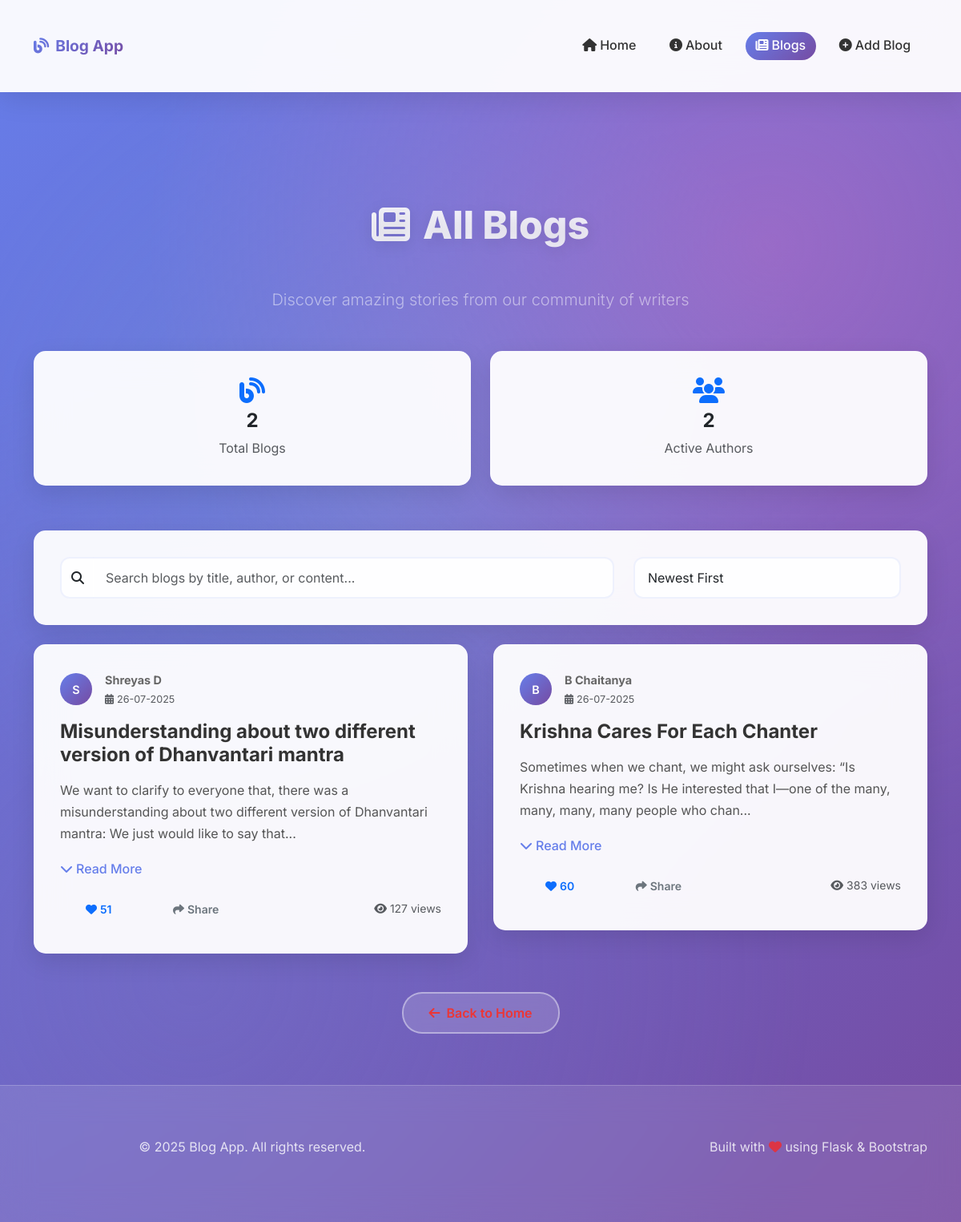
Screenshot of /blogs with the database file from the repository.
### models/blog.py (models this page shows, shortened)
class Author(db.Model):
    __tablename__ = 'authors'
    id = db.Column(db.Integer, primary_key=True)
    name = db.Column(db.String(100), nullable=False)
    email = db.Column(db.String(120), unique=True, nullable=False, index=True)
    bio = db.Column(db.Text, nullable=True)
    avatar_url = db.Column(db.String(200), nullable=True)
    created_at = db.Column(db.DateTime, default=datetime.utcnow)
    updated_at = db.Column(db.DateTime, default=datetime.utcnow, onupdate=datetime.utcnow)
    blogs = db.relationship('Blog', backref='author', lazy=True, cascade='all, delete-orphan')

class Blog(db.Model):
    __tablename__ = 'blogs'
    id = db.Column(db.Integer, primary_key=True)
    title = db.Column(db.String(200), nullable=False, index=True)
    content = db.Column(db.Text, nullable=False)
    date = db.Column(db.String(20), nullable=False)  # Stored as string in DD-MM-YYYY format
    slug = db.Column(db.String(250), unique=True, nullable=True, index=True)
    excerpt = db.Column(db.String(300), nullable=True)
    featured = db.Column(db.Boolean, default=False, nullable=False)
    published = db.Column(db.Boolean, default=True, nullable=False)
    view_count = db.Column(db.Integer, default=0, nullable=False)
    like_count = db.Column(db.Integer, default=0, nullable=False)
    created_at = db.Column(db.DateTime, default=datetime.utcnow)
    updated_at = db.Column(db.DateTime, default=datetime.utcnow, onupdate=datetime.utcnow)
    author_id = db.Column(db.Integer, db.ForeignKey('authors.id'), nullable=False, index=True)

### app.py (the view, shortened to what this page needs)
@flask_app.route('/blogs')
def blogs():
    try:
        sort_by = request.args.get('sort', 'newest')
        search = request.args.get('search', '').strip()
        query = Blog.query
        if sort_by == 'oldest':
            query = query.order_by(Blog.id.asc())
        elif sort_by == 'title':
            query = query.order_by(Blog.title.asc())
        elif sort_by == 'author':
            query = query.join(Author).order_by(Author.name.asc())
        else:  # newest (default)
            query = query.order_by(Blog.id.desc())
        blogs_list = query.all()
        return render_template('blogs.html', blogs=blogs_list, search=search, sort_by=sort_by)
    except Exception as e:
        flask_app.logger.error(f"Error in blogs route: {str(e)}")
        flash('An error occurred while loading blogs.', 'error')
        return render_template('blogs.html', blogs=[])

### app.py (called while the page is built)
@flask_app.template_global()
def moment():
    return datetime.now()

@flask_app.context_processor
def inject_global_vars():
    return {
        'current_year': datetime.now().year,
        'app_name': 'Blog App',
        'version': '2.0'
    }

### templates/blogs.html (shortened to what this page needs)
{% extends "base.html" %}
{% block content %}
<div class="container">
    <div class="text-center mb-5 fade-in-up">
        <h1 class="page-title">
            <i class="fas fa-newspaper me-3"></i>All Blogs
        </h1>
        <p class="lead text-white-50">Discover amazing stories from our community of writers</p>
    </div>
    {% if blogs %}
        <div class="row mb-4">
            <div class="col-md-6">
                <div class="card">
                    <div class="card-body text-center">
                        <i class="fas fa-blog fa-2x text-primary mb-2"></i>
                        <h4 class="fw-bold">{{ blogs|length }}</h4>
                        <p class="text-muted mb-0">Total Blog{{ 's' if blogs|length != 1 }}</p>
                    </div>
                </div>
            </div>
            <div class="col-md-6">
                <div class="card">
                    <div class="card-body text-center">
                        <i class="fas fa-users fa-2x text-primary mb-2"></i>
                        <h4 class="fw-bold">{{ blogs|map(attribute='author')|map(attribute='name')|unique|list|length }}</h4>
                        <p class="text-muted mb-0">Active Author{{ 's' if blogs|map(attribute='author')|map(attribute='name')|unique|list|length != 1 }}</p>
                    </div>
                </div>
            </div>
        </div>
        <div class="card mb-4">
            <div class="card-body">
                <div class="row align-items-center">
                    <div class="col-md-8">
                        <div class="input-group">
                            <span class="input-group-text">
                                <i class="fas fa-search"></i>
                            </span>
                            <input type="text" class="form-control" id="searchBlogs" placeholder="Search blogs by title, author, or content...">
                        </div>
                    </div>
                    <div class="col-md-4 mt-2 mt-md-0">
                        <select class="form-select" id="sortBlogs">
                            <option value="newest">Newest First</option>
                        </select>
                    </div>
                </div>
            </div>
        </div>
        <div class="blog-grid" id="blogsContainer">
            {% for blog in blogs %}
            <article class="blog-card" data-title="{{ blog.title|lower }}" data-author="{{ blog.author.name|lower }}" data-content="{{ blog.content|lower }}" data-date="{{ blog.date }}">
                <div class="blog-meta">
                    <div class="author-avatar">
                        {{ blog.author.name[0]|upper }}
                    </div>
                    <div>
                        <div class="fw-bold">{{ blog.author.name }}</div>
                        <small class="text-muted">
                            <i class="fas fa-calendar-alt me-1"></i>{{ blog.date }}
                        </small>
                    </div>
                </div>
                <h3 class="card-title mb-3">{{ blog.title }}</h3>
                <div class="blog-content mb-3">
                    {% if blog.content|length > 150 %}
                        <p class="card-text">{{ blog.content[:150] }}...</p>
                        <button class="btn btn-link p-0 read-more-btn" onclick="toggleReadMore(this)">
                            <i class="fas fa-chevron-down me-1"></i>Read More
                        </button>
                    {% else %}
                        <p class="card-text">{{ blog.content }}</p>
                    {% endif %}
                </div>
                <div class="d-flex justify-content-between align-items-center">
                    <div class="blog-actions">
                        <button class="btn btn-sm btn-outline-primary me-2" onclick="likeBlog(this)">
                            <i class="fas fa-heart me-1"></i><span class="like-count">{{ range(10, 100)|random }}</span>
                        </button>
                        <button class="btn btn-sm btn-outline-secondary" onclick="shareBlog('{{ blog.title }}')">
                            <i class="fas fa-share me-1"></i>Share
                        </button>
                    </div>
                    <small class="text-muted">
                        <i class="fas fa-eye me-1"></i>{{ range(50, 500)|random }} views
                    </small>
                </div>
            </article>
            {% endfor %}
        </div>
    {% endif %}
    <div class="text-center mt-5">
        <a href="{{ url_for('index') }}" class="btn btn-secondary">
            <i class="fas fa-arrow-left me-2"></i>Back to Home
        </a>
    </div>
</div>
{% endblock %}

### templates/base.html (shortened to what this page needs)
<!doctype html>
<html lang="en">
<head>
    <link href="https://cdn.jsdelivr.net/npm/bootstrap@5.3.3/dist/css/bootstrap.min.css" rel="stylesheet">
    <link rel="stylesheet" href="https://cdnjs.cloudflare.com/ajax/libs/font-awesome/6.4.0/css/all.min.css">
    <link rel="stylesheet" href="{{ url_for('static', filename='css/style.css') }}">
</head>
<body>
    <nav class="navbar navbar-expand-lg fixed-top">
        <div class="container">
            <a class="navbar-brand" href="{{ url_for('index') }}">
                <i class="fas fa-blog me-2"></i>Blog App
            </a>
            <div class="collapse navbar-collapse" id="navbarNav">
                <ul class="navbar-nav ms-auto">
                    <li class="nav-item">
                        <a class="nav-link {% if request.endpoint == 'index' %}active{% endif %}" href="{{ url_for('index') }}">
                            <i class="fas fa-home me-1"></i>Home
                        </a>
                    </li>
                    <li class="nav-item">
                        <a class="nav-link {% if request.endpoint == 'about' %}active{% endif %}" href="{{ url_for('about') }}">
                            <i class="fas fa-info-circle me-1"></i>About
                        </a>
                    </li>
                    <li class="nav-item">
                        <a class="nav-link {% if request.endpoint == 'blogs' %}active{% endif %}" href="{{ url_for('blogs') }}">
                            <i class="fas fa-newspaper me-1"></i>Blogs
                        </a>
                    </li>
                    <li class="nav-item">
                        <a class="nav-link {% if request.endpoint == 'add_blog' %}active{% endif %}" href="{{ url_for('add_blog') }}">
                            <i class="fas fa-plus-circle me-1"></i>Add Blog
                        </a>
                    </li>
                </ul>
            </div>
        </div>
    </nav>
    <main style="margin-top: 100px;">
        {% block content %}{% endblock %}
    </main>
    <footer>
        <div class="container">
            <div class="row">
                <div class="col-md-6">
                    <p>&copy; {{ moment().year }} Blog App. All rights reserved.</p>
                </div>
                <div class="col-md-6 text-md-end">
                    <p>Built with <i class="fas fa-heart text-danger"></i> using Flask & Bootstrap</p>
                </div>
            </div>
        </div>
    </footer>
</body>
</html>

### rows the page displays
Author: name.name "s"
Blog: author "S", author.name "Shreyas D", date "26-07-2025", title "Misunderstanding about two different version of Dhanvantari mantra", content "We want to clarify to everyone that, there was a misunderstanding about two different version of Dhanvantari mantra: We just would like to say that"
Blog: author "B", author.name "B Chaitanya", date "26-07-2025", title "Krishna Cares For Each Chanter", content "Sometimes when we chant, we might ask ourselves: “Is Krishna hearing me? Is He interested that I—one of the many, many, many, many people who chan"

### other values shown
{{ blogs|length }} "2"
{{ 's' if blogs|length != 1 }} "s"
{{ blogs|map(attribute='author')|map(attribute='name')|unique|list|length }} "2"
{{ moment().year }} "2025"
